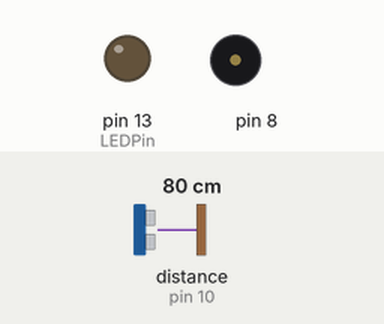
Recording of a sketch running on a simulated Arduino Uno, built with avr-gcc and run on an emulated ATmega328P. Shown: output pins drawn as LEDs (lit = HIGH), buzzer (waves = sounding). Wiring (inferred from the names in the program): ultrasonic range finder: trigger pin 11; echo pin 10. The inputs (shaded band) are chosen by the test bench; at power-on: distance to the obstacle (sensor on pin 10) 80 cm. The echo pulse lasts 58.3 µs per cm; pins used as bus, display or sensor lines are not drawn; what the sketch prints to the serial monitor is not drawn.

Above: at 0.05 s.
Timing chart, 0 to 3.0 s (numbered marks = the images above):
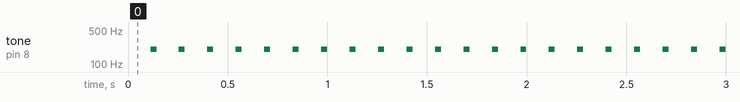

Measured:
- by itself, tone on pin 8: alternates 200 Hz for 0.03 s and silent for 0.11 s

The sketch:

sonar_SR04.ino
```cpp
/*
 HC-SR04 Ping distance sensor:
 VCC to arduino 5v
 GND to arduino GND
 Echo to Arduino pin 7
 Trig to Arduino pin 8

 This sketch originates from Virtualmix: http://goo.gl/kJ8Gl
 Has been modified by Winkle ink here: http://winkleink.blogspot.com.au/2012/05/arduino-hc-sr04-ultrasonic-distance.html
 And modified further by ScottC here: http://arduinobasics.blogspot.com.au/2012/11/arduinobasics-hc-sr04-ultrasonic-sensor.html
 on 10 Nov 2012.
 */


#define echoPin 10 // Echo Pin
#define trigPin 11 // Trigger Pin
#define LEDPin 13 // Onboard LED

int maximumRange = 600; // Maximum range needed
int minimumRange = 0; // Minimum range needed
long duration, distance; // Duration used to calculate distance

void deep(){
  int noteDuration = 50;
  tone(8, 200,noteDuration);
  // to distinguish the notes, set a minimum time between them.
  // the note's duration + 30% seems to work well:
  int pauseBetweenNotes = noteDuration * 1.30;
  delay(30);
  // stop the tone playing:
  noTone(8);
}

void setup() {
 Serial.begin (9600);
 pinMode(trigPin, OUTPUT);
 pinMode(echoPin, INPUT);
 pinMode(LEDPin, OUTPUT); // Use LED indicator (if required)
}

float needDeep = 0;
void loop() {
  if(needDeep>200000000){
    deep();
    needDeep = 0;
  }
/* The following trigPin/echoPin cycle is used to determine the
 distance of the nearest object by bouncing soundwaves off of it. */
 digitalWrite(trigPin, LOW);
 delayMicroseconds(2);

 digitalWrite(trigPin, HIGH);
 delayMicroseconds(10);

 digitalWrite(trigPin, LOW);
 duration = pulseIn(echoPin, HIGH);

 //Calculate the distance (in cm) based on the speed of sound.
 distance = duration/58.2;

 if (distance >= maximumRange || distance <= minimumRange){
   /* Send a negative number to computer and Turn LED ON
   to indicate "out of range" */
   Serial.println("-1");
   digitalWrite(LEDPin, HIGH);
 }
 else {
   /* Send the distance to the computer using Serial protocol, and
   turn LED OFF to indicate successful reading. */
   needDeep += pow((600-distance),3);
   Serial.println(distance);
   Serial.println(needDeep);
   digitalWrite(LEDPin, LOW);
 }

 //Delay 50ms before next reading.
 delay(50);
}
```
